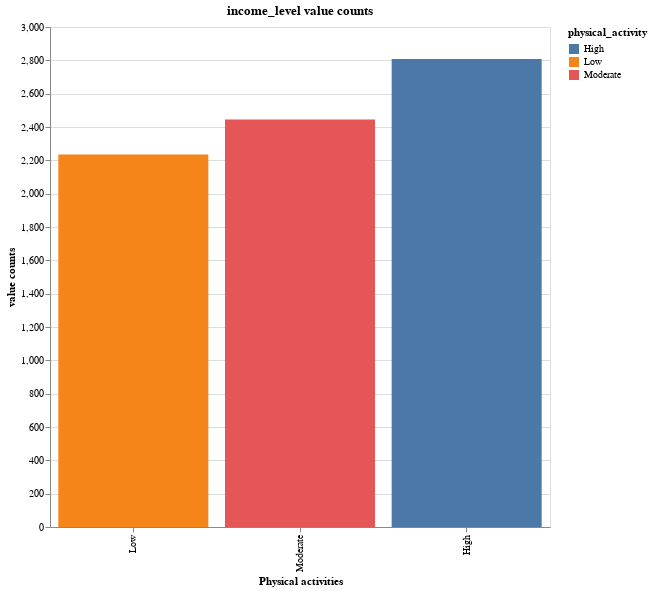

Notebook code for this chart:
### Markdown cell above
## `physical_activity` 
The level of physical activity of the individual, categorized as "Low", "Moderate", or "High". The variable is ordinal with gradient from "High" to "Low". The most populated group is `High` physical activity level

![image.png](attachment:6a1d9c9a-9cdb-4cac-bbca-edcb8a8e5043.png)

### Code cell
(
    df
    .group_by('physical_activity').len().rename({'len':'value counts'})
    .plot.bar(x=alt.X('physical_activity:N', 
            sort=["Low", "Moderate", "High"],
            title="Physical activities"), y='value counts', color='physical_activity')
    .properties(width=500, height=500, title="income_level value counts")
)

### Figure 1 — Vega-Lite specification as saved in the notebook (floating-point values rounded to 4 significant figures)
{"config": {"view": {"continuousWidth": 300, "continuousHeight": 300}}, "data": {"name": "data-ac272340fa1e7525795a6389d102f592"}, "mark": {"type": "bar", "tooltip": true}, "encoding": {"color": {"field": "physical_activity", "type": "nominal"}, "x": {"field": "physical_activity", "sort": ["Low", "Moderate", "High"], "title": "Physical activities", "type": "nominal"}, "y": {"field": "value counts", "type": "quantitative"}}, "height": 500, "params": [{"name": "param_6", "select": {"type": "interval", "encodings": ["x", "y"]}, "bind": "scales"}], "title": "income_level value counts", "width": 500, "$schema": "https://vega.github.io/schema/vega-lite/v5.20.1.json", "datasets": {"data-ac272340fa1e7525795a6389d102f592": [{"physical_activity": "High", "value counts": 2808}, {"physical_activity": "Low", "value counts": 2235}, {"physical_activity": "Moderate", "value counts": 2445}]}}
